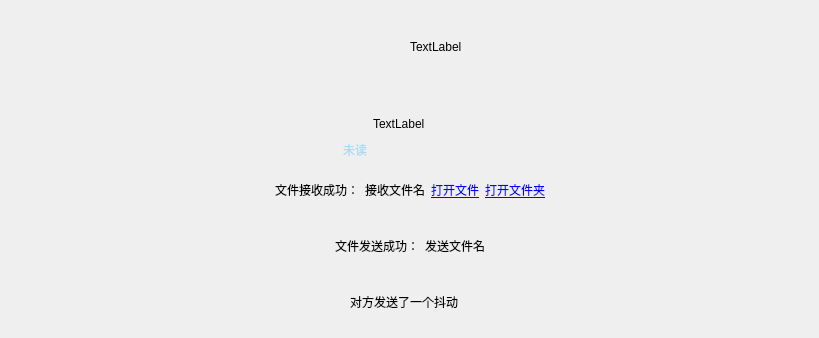
<?xml version="1.0" encoding="UTF-8"?>
<ui version="4.0">
 <class>MessageBoxItem</class>
 <widget class="QWidget" name="MessageBoxItem">
  <property name="geometry">
   <rect>
    <x>0</x>
    <y>0</y>
    <width>819</width>
    <height>338</height>
   </rect>
  </property>
  <property name="windowTitle">
   <string>Form</string>
  </property>
  <property name="styleSheet">
   <string notr="true">QTextEdit {
    background: transparent; /* 使背景透明 */
    border: none; /* 移除边框 */
	
	font: 25 9pt &quot;Microsoft YaHei&quot;;
}

QLabel
{
	font: 25 9pt &quot;Microsoft YaHei&quot;;
}

QPushButton
{
	background-color:transparent;
}

QPushButton{color: rgb(85, 170, 255);}

QPushButton:hover{color: rgb(85, 170, 100);}
QPushButton:pressed{color: rgb(85, 170, 0);}

</string>
  </property>
  <layout class="QGridLayout" name="gridLayout">
   <item row="0" column="0" colspan="3">
    <widget class="QWidget" name="other_wid" native="true">
     <layout class="QHBoxLayout" name="horizontalLayout">
      <property name="topMargin">
       <number>0</number>
      </property>
      <property name="bottomMargin">
       <number>0</number>
      </property>
      <item>
       <widget class="QLabel" name="other_icon_lab">
        <property name="minimumSize">
         <size>
          <width>40</width>
          <height>40</height>
         </size>
        </property>
        <property name="maximumSize">
         <size>
          <width>40</width>
          <height>40</height>
         </size>
        </property>
        <property name="text">
         <string/>
        </property>
        <property name="scaledContents">
         <bool>true</bool>
        </property>
       </widget>
      </item>
      <item>
       <widget class="MessageItem" name="other_textEdit"/>
      </item>
      <item>
       <widget class="ImgLabel" name="other_image_label">
        <property name="text">
         <string>TextLabel</string>
        </property>
        <property name="scaledContents">
         <bool>true</bool>
        </property>
       </widget>
      </item>
      <item>
       <spacer name="horizontalSpacer">
        <property name="orientation">
         <enum>Qt::Horizontal</enum>
        </property>
        <property name="sizeHint" stdset="0">
         <size>
          <width>40</width>
          <height>20</height>
         </size>
        </property>
       </spacer>
      </item>
     </layout>
    </widget>
   </item>
   <item row="2" column="0" colspan="3">
    <widget class="QWidget" name="recv_file_wid" native="true">
     <property name="minimumSize">
      <size>
       <width>0</width>
       <height>50</height>
      </size>
     </property>
     <property name="styleSheet">
      <string notr="true">QPushButton {
    background: transparent; /* 使背景透明 */
    border: none; /* 移除按钮边框 */
    color: blue; /* 设置文字颜色为蓝色 */
    text-decoration: underline; /* 添加底部横线 */
}</string>
     </property>
     <layout class="QGridLayout" name="gridLayout_2">
      <item row="0" column="3">
       <widget class="QPushButton" name="open_file_btn">
        <property name="styleSheet">
         <string notr="true"/>
        </property>
        <property name="text">
         <string>打开文件</string>
        </property>
       </widget>
      </item>
      <item row="0" column="5">
       <spacer name="horizontalSpacer_4">
        <property name="orientation">
         <enum>Qt::Horizontal</enum>
        </property>
        <property name="sizeHint" stdset="0">
         <size>
          <width>40</width>
          <height>20</height>
         </size>
        </property>
       </spacer>
      </item>
      <item row="0" column="2">
       <widget class="QLabel" name="recv_file_name_lab">
        <property name="text">
         <string>接收文件名</string>
        </property>
       </widget>
      </item>
      <item row="0" column="1">
       <widget class="QLabel" name="label">
        <property name="text">
         <string>文件接收成功：</string>
        </property>
       </widget>
      </item>
      <item row="0" column="0">
       <spacer name="horizontalSpacer_3">
        <property name="orientation">
         <enum>Qt::Horizontal</enum>
        </property>
        <property name="sizeHint" stdset="0">
         <size>
          <width>40</width>
          <height>20</height>
         </size>
        </property>
       </spacer>
      </item>
      <item row="0" column="4">
       <widget class="QPushButton" name="open_dir_btn">
        <property name="styleSheet">
         <string notr="true"/>
        </property>
        <property name="text">
         <string>打开文件夹</string>
        </property>
       </widget>
      </item>
     </layout>
    </widget>
   </item>
   <item row="1" column="0" colspan="3">
    <widget class="QWidget" name="self_wid" native="true">
     <layout class="QHBoxLayout" name="horizontalLayout_2">
      <property name="topMargin">
       <number>0</number>
      </property>
      <property name="bottomMargin">
       <number>0</number>
      </property>
      <item>
       <spacer name="horizontalSpacer_2">
        <property name="orientation">
         <enum>Qt::Horizontal</enum>
        </property>
        <property name="sizeHint" stdset="0">
         <size>
          <width>40</width>
          <height>20</height>
         </size>
        </property>
       </spacer>
      </item>
      <item>
       <widget class="QLabel" name="self_msg_state_lab">
        <property name="styleSheet">
         <string notr="true">color: rgba(61, 187, 255, 100);</string>
        </property>
        <property name="text">
         <string>未读</string>
        </property>
        <property name="alignment">
         <set>Qt::AlignBottom|Qt::AlignLeading|Qt::AlignLeft</set>
        </property>
       </widget>
      </item>
      <item>
       <widget class="ImgLabel" name="self_image_label">
        <property name="text">
         <string>TextLabel</string>
        </property>
        <property name="scaledContents">
         <bool>true</bool>
        </property>
       </widget>
      </item>
      <item>
       <widget class="MessageItem" name="self_textEdit">
        <property name="readOnly">
         <bool>true</bool>
        </property>
        <property name="textInteractionFlags">
         <set>Qt::LinksAccessibleByKeyboard|Qt::LinksAccessibleByMouse|Qt::TextBrowserInteraction|Qt::TextSelectableByKeyboard|Qt::TextSelectableByMouse</set>
        </property>
       </widget>
      </item>
      <item>
       <widget class="QLabel" name="self_icon_lab">
        <property name="minimumSize">
         <size>
          <width>40</width>
          <height>40</height>
         </size>
        </property>
        <property name="maximumSize">
         <size>
          <width>40</width>
          <height>40</height>
         </size>
        </property>
        <property name="text">
         <string/>
        </property>
        <property name="scaledContents">
         <bool>true</bool>
        </property>
       </widget>
      </item>
     </layout>
    </widget>
   </item>
   <item row="3" column="0" colspan="3">
    <widget class="QWidget" name="send_file_wid" native="true">
     <property name="minimumSize">
      <size>
       <width>0</width>
       <height>50</height>
      </size>
     </property>
     <layout class="QGridLayout" name="gridLayout_3">
      <item row="0" column="0">
       <spacer name="horizontalSpacer_5">
        <property name="orientation">
         <enum>Qt::Horizontal</enum>
        </property>
        <property name="sizeHint" stdset="0">
         <size>
          <width>40</width>
          <height>20</height>
         </size>
        </property>
       </spacer>
      </item>
      <item row="0" column="2">
       <widget class="QLabel" name="send_file_name_lab">
        <property name="text">
         <string>发送文件名</string>
        </property>
       </widget>
      </item>
      <item row="0" column="1">
       <widget class="QLabel" name="label_2">
        <property name="text">
         <string>文件发送成功：</string>
        </property>
       </widget>
      </item>
      <item row="0" column="3">
       <spacer name="horizontalSpacer_6">
        <property name="orientation">
         <enum>Qt::Horizontal</enum>
        </property>
        <property name="sizeHint" stdset="0">
         <size>
          <width>40</width>
          <height>20</height>
         </size>
        </property>
       </spacer>
      </item>
     </layout>
    </widget>
   </item>
   <item row="4" column="0">
    <widget class="QWidget" name="shake_wid" native="true">
     <property name="minimumSize">
      <size>
       <width>0</width>
       <height>50</height>
      </size>
     </property>
     <layout class="QGridLayout" name="gridLayout_5">
      <item row="0" column="0">
       <spacer name="horizontalSpacer_9">
        <property name="orientation">
         <enum>Qt::Horizontal</enum>
        </property>
        <property name="sizeHint" stdset="0">
         <size>
          <width>40</width>
          <height>20</height>
         </size>
        </property>
       </spacer>
      </item>
      <item row="0" column="2">
       <spacer name="horizontalSpacer_10">
        <property name="orientation">
         <enum>Qt::Horizontal</enum>
        </property>
        <property name="sizeHint" stdset="0">
         <size>
          <width>40</width>
          <height>20</height>
         </size>
        </property>
       </spacer>
      </item>
      <item row="0" column="1">
       <widget class="QLabel" name="shake_lab">
        <property name="text">
         <string>对方发送了一个抖动</string>
        </property>
       </widget>
      </item>
     </layout>
    </widget>
   </item>
  </layout>
 </widget>
 <customwidgets>
  <customwidget>
   <class>MessageItem</class>
   <extends>QTextEdit</extends>
   <header location="global">Gui/ChatUi/message_item.h</header>
  </customwidget>
  <customwidget>
   <class>ImgLabel</class>
   <extends>QLabel</extends>
   <header>Gui/ChatUi/img_label.h</header>
  </customwidget>
 </customwidgets>
 <resources/>
 <connections/>
</ui>
